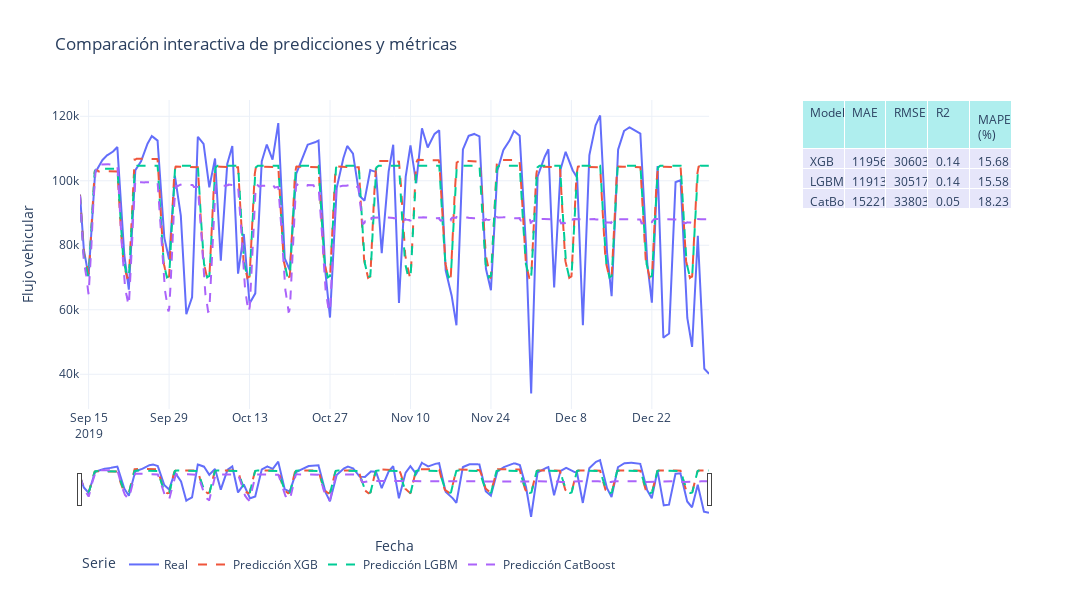

Notebook source saved alongside this figure:
### Code cell
import plotly.graph_objs as go
from plotly.subplots import make_subplots

# Subplots: gráfico a la izquierda, tabla a la derecha
fig = make_subplots(
    rows=1, cols=2,
    column_widths=[0.75, 0.25],
    specs=[[{"type": "xy"}, {"type": "table"}]]
)

# Línea real
fig.add_trace(go.Scatter(
    x=datos_test.index,
    y=datos_test['traffic_count'],
    mode='lines',
    name='Real',
    line=dict(width=2)
), row=1, col=1)

# Predicciones de los modelos
for nombre, pred in predicciones_test_dict.items():
    fig.add_trace(go.Scatter(
        x=datos_test.index,
        y=pred,
        mode='lines',
        name=f'Predicción {nombre}',
        line=dict(dash='dash')
    ), row=1, col=1)

# Tabla de métricas
fig.add_trace(go.Table(
    header=dict(
        values=['Modelo'] + list(df_metricas_test.columns),
        fill_color='paleturquoise',
        align='left'
    ),
    cells=dict(
        values=[df_metricas_test.index] + [df_metricas_test[col].round(2) for col in df_metricas_test.columns],
        fill_color='lavender',
        align='left'
    )
), row=1, col=2)

fig.update_layout(
    title='Comparación interactiva de predicciones y métricas',
    xaxis_title='Fecha',
    yaxis_title='Flujo vehicular',
    legend_title='Serie',
    template='plotly_white',
    autosize=True,
    width=1200,
    height=600,  # Dale un poco más de alto para la leyenda
    legend=dict(
        orientation="h",   # horizontal
        x=0,
        y=-0.55,            # Ajusta este valor según el resultado visual
        xanchor='left'
    )
)
fig.update_xaxes(rangeslider_visible=True, row=1, col=1)
fig.show()

### Figure 1 — Plotly figure (JSON) as saved in the notebook; plotly's stock layout.template omitted (floating-point values rounded to 4 significant figures; data arrays with more than 128 entries replaced by an {"elided": "..."} marker saying what was removed)
{"data": [{"line": {"width": 2}, "mode": "lines", "name": "Real", "type": "scatter", "x": {"elided": "2628 str values"}, "xaxis": "x", "y": {"elided": "2628 float values"}, "yaxis": "y"}, {"line": {"dash": "dash"}, "mode": "lines", "name": "Predicción XGB", "type": "scatter", "x": {"elided": "2628 str values"}, "xaxis": "x", "y": {"elided": "2628 float values"}, "yaxis": "y"}, {"line": {"dash": "dash"}, "mode": "lines", "name": "Predicción LGBM", "type": "scatter", "x": {"elided": "2628 str values"}, "xaxis": "x", "y": {"elided": "2628 float values"}, "yaxis": "y"}, {"line": {"dash": "dash"}, "mode": "lines", "name": "Predicción CatBoost", "type": "scatter", "x": {"elided": "2628 str values"}, "xaxis": "x", "y": {"elided": "2628 float values"}, "yaxis": "y"}, {"cells": {"align": "left", "fill": {"color": "lavender"}, "values": [["XGB", "LGBM", "CatBoost"], [11960.0, 11910.0, 15220.0], [306000000.0, 305200000.0, 338000000.0], [0.14, 0.14, 0.05], [15.68, 15.58, 18.23]]}, "domain": {"x": [0.775, 1], "y": [0, 1]}, "header": {"align": "left", "fill": {"color": "paleturquoise"}, "values": ["Modelo", "MAE", "RMSE", "R2", "MAPE (%)"]}, "type": "table"}], "layout": {"autosize": true, "height": 600, "legend": {"orientation": "h", "title": {"text": "Serie"}, "x": 0, "xanchor": "left", "y": -0.55}, "title": {"text": "Comparación interactiva de predicciones y métricas"}, "width": 1200, "xaxis": {"anchor": "y", "domain": [0, 0.675], "rangeslider": {"visible": true}, "title": {"text": "Fecha"}}, "yaxis": {"anchor": "x", "domain": [0, 1], "title": {"text": "Flujo vehicular"}}}}
